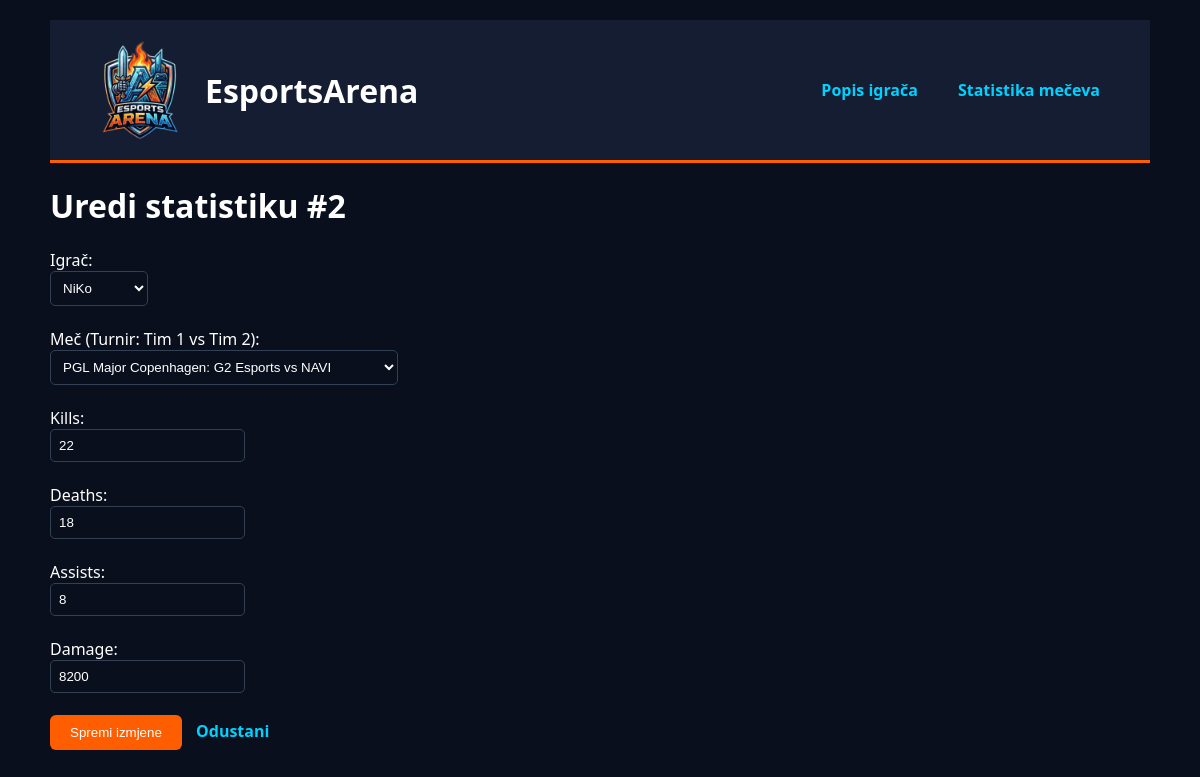
/urediStat.php?id=2, run on the app's committed database.
### tables this page shows
CREATE TABLE `statistika_igraca` (
  `ID_stat` int(11) NOT NULL,
  `mec_ID` int(11) DEFAULT NULL,
  `igrac_ID` int(11) DEFAULT NULL,
  `kills` int(11) DEFAULT 0,
  `deaths` int(11) DEFAULT 0,
  `assists` int(11) DEFAULT 0,
  `damage` int(11) DEFAULT 0
);

### urediStat.php (the view, shortened to what this page needs)
<?php
include "db.php";
$id = (int)$_GET['id'];
$result = $conn->query("SELECT * FROM statistika_igraca WHERE ID_stat = $id");
$stat = $result->fetch_assoc();
?>
<!DOCTYPE html>
<html lang="hr">
<head>
    <link rel="stylesheet" href="style.css">
</head>
<body>
    <?php include "header.php"; ?>
    <h1>Uredi statistiku #<?= $id ?></h1>
    <form method="POST">
        <label>Igrač:</label><br>
        <select name="igrac_ID">
            <?php
            $igraci = $conn->query("SELECT * FROM igraci");
            while($i = $igraci->fetch_assoc()) {
                $sel = ($i['ID_igrac'] == $stat['igrac_ID']) ? "selected" : "";
                echo "<option value='".$i['ID_igrac']."' $sel>".$i['nickname']."</option>";
            }
            ?>
        </select><br><br>
        <label>Meč (Turnir: Tim 1 vs Tim 2):</label><br>
        <select name="mec_ID">
            <?php
            $mecevi = $conn->query("SELECT m.ID_mec, t.naziv AS turnir, tim1.naziv AS tim1, tim2.naziv AS tim2
                                    FROM mecevi m
                                    JOIN turniri t ON m.turnir_ID = t.ID_turnir
                                    JOIN timovi tim1 ON m.tim1_ID = tim1.ID_tim
                                    JOIN timovi tim2 ON m.tim2_ID = tim2.ID_tim");
            while($m = $mecevi->fetch_assoc()) {
                $sel = ($m['ID_mec'] == $stat['mec_ID']) ? "selected" : "";
                echo "<option value='".$m['ID_mec']."' $sel>".$m['turnir'].": ".$m['tim1']." vs ".$m['tim2']."</option>";
            }
            ?>
        </select><br><br>
        <label>Kills:</label><br>
        <input type="number" name="kills" value="<?= $stat['kills'] ?>" required><br><br>
        <label>Deaths:</label><br>
        <input type="number" name="deaths" value="<?= $stat['deaths'] ?>" required><br><br>
        <label>Assists:</label><br>
        <input type="number" name="assists" value="<?= $stat['assists'] ?>" required><br><br>
        <label>Damage:</label><br>
        <input type="number" name="damage" value="<?= $stat['damage'] ?>" required><br><br>
        <button type="submit">Spremi izmjene</button>
        <a href="statistika.php">Odustani</a>
    </form>
</body>
</html>

### style.css (style rules this page uses)
:root { --bg-dark: #0a0f1d; --card-bg: #151d32; --accent-blue: #00d2ff; --accent-orange: #ff5e00; --text: #ffffff; }
body { background-color: var(--bg-dark); color: var(--text); font-family: 'Segoe UI', sans-serif; margin: 0; padding: 10px; }
button { background: var(--accent-orange); color: white; border: none; padding: 10px 20px; border-radius: 6px; cursor: pointer; }
a { color: var(--accent-blue); text-decoration: none; font-weight: bold; padding: 5px 10px; transition: 0.3s; }
input, select { background: #0a0f1d; border: 1px solid #334155; color: white; padding: 8px; border-radius: 5px; }
@media (min-width: 576px) { body { padding: 15px; } }
@media (min-width: 768px) { body { padding: 20px 50px; } }
@media (min-width: 1024px) { body { max-width: 1200px; margin: 0 auto; } }

### data on the page
statistika_igraca: kills "22", deaths "18", assists "8", damage "8200"

### other printed values
$id "2"
form field igrac_ID "NiKo"
form field mec_ID "PGL Major Copenhagen: G2 Esports vs NAVI"
